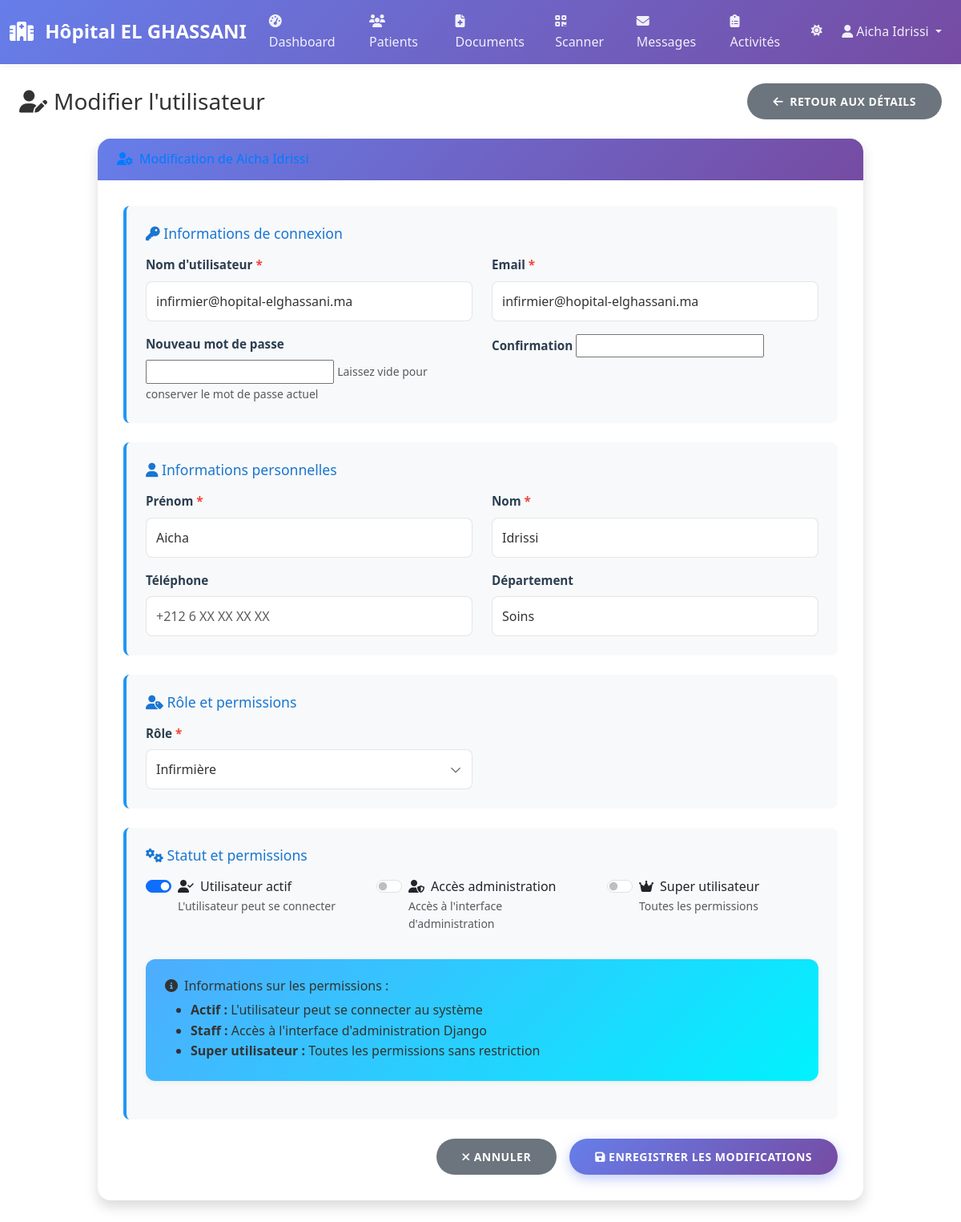
The app's page /api/auth/user/3/edit/ (signed in) with its own data.
### users/models.py (models this page shows, shortened)
class User(AbstractUser):
    ROLE_CHOICES = [
        ('admin', 'Administrateur'),
        ('doctor', 'Médecin'),
        ('nurse', 'Infirmière'),
        ('technician', 'Technicien'),
    ]
    role = models.CharField(
        max_length=20,
        choices=ROLE_CHOICES,
        default='nurse',
        verbose_name='Rôle'
    )
    department = models.CharField(
        max_length=100,
        blank=True,
        null=True,
        verbose_name='Département'
    )
    phone = models.CharField(
        max_length=20,
        blank=True,
        null=True,
        verbose_name='Téléphone'
    )
    is_active = models.BooleanField(
        default=True,
        verbose_name='Actif'
    )
    last_login_ip = models.GenericIPAddressField(
        blank=True,
        null=True,
        verbose_name='Dernière IP de connexion'
    )
    created_at = models.DateTimeField(
        auto_now_add=True,
        verbose_name='Date de création'
    )
    updated_at = models.DateTimeField(
        auto_now=True,
        verbose_name='Date de modification'
    )
    permissions = models.JSONField(
        default=list,
        blank=True,
        verbose_name='Permissions'
    )
    class Meta:
        verbose_name = 'Utilisateur'
        verbose_name_plural = 'Utilisateurs'
        ordering = ['-created_at']
    def get_full_name(self):
        return f"{self.first_name} {self.last_name}".strip()

### users/views.py (the view)
# urls.py: path('user/<int:pk>/edit/', views.user_edit_view, name='edit_user'),
@login_required
def user_edit_view(request, pk):
    try:
        user = User.objects.get(pk=pk)
        if request.method == 'POST':
            form = UserForm(request.POST, instance=user)
            if form.is_valid():
                user = form.save()
                messages.success(request, 'Utilisateur modifié avec succès!')
                return redirect('users')
        else:
            form = UserForm(instance=user)
        context = {
            'form': form,
            'user': user,
            'role_choices': User.ROLE_CHOICES,
        }
        return render(request, 'users/user_edit.html', context)
    except User.DoesNotExist:
        messages.error(request, 'Utilisateur non trouvé.')
        return redirect('users')

### templates/users/user_edit.html (shortened to what this page needs)
{% extends 'medical/base.html' %}
{% load static %}
{% block content %}
<div class="container-fluid">
    <div class="d-sm-flex align-items-center justify-content-between mb-4">
        <h1 class="h3 mb-0 text-gray-800">
            <i class="fas fa-user-edit me-2"></i>Modifier l'utilisateur
        </h1>
        <div>
            <a href="{% url 'view_user' user.id %}" class="btn btn-secondary">
                <i class="fas fa-arrow-left me-2"></i>Retour aux détails
            </a>
        </div>
    </div>
    <div class="row justify-content-center">
        <div class="col-xl-10">
            <div class="card shadow">
                <div class="card-header py-3">
                    <h6 class="m-0 font-weight-bold text-primary">
                        <i class="fas fa-user-cog me-2"></i>Modification de {{ user.get_full_name|default:user.username }}
                    </h6>
                </div>
                <div class="card-body">
                    <form method="post">
                        <div class="form-section">
                            <h3><i class="fas fa-key"></i> Informations de connexion</h3>
                            <div class="row">
                                <div class="col-md-6">
                                    <label for="id_username" class="form-label required-field">Nom d'utilisateur</label>
                                    {{ form.username }}
                                </div>
                                <div class="col-md-6">
                                    <label for="id_email" class="form-label required-field">Email</label>
                                    {{ form.email }}
                                </div>
                            </div>
                            <div class="row mt-3">
                                <div class="col-md-6">
                                    <label for="id_password1" class="form-label">Nouveau mot de passe</label>
                                    {{ form.password1 }}
                                    <small class="text-muted">Laissez vide pour conserver le mot de passe actuel</small>
                                </div>
                                <div class="col-md-6">
                                    <label for="id_password2" class="form-label">Confirmation</label>
                                    {{ form.password2 }}
                                </div>
                            </div>
                        </div>
                        <div class="form-section">
                            <h3><i class="fas fa-user"></i> Informations personnelles</h3>
                            <div class="row">
                                <div class="col-md-6">
                                    <label for="id_first_name" class="form-label required-field">Prénom</label>
                                    {{ form.first_name }}
                                </div>
                                <div class="col-md-6">
                                    <label for="id_last_name" class="form-label required-field">Nom</label>
                                    {{ form.last_name }}
                                </div>
                            </div>
                            <div class="row mt-3">
                                <div class="col-md-6">
                                    <label for="id_phone" class="form-label">Téléphone</label>
                                    {{ form.phone }}
                                </div>
                                <div class="col-md-6">
                                    <label for="id_department" class="form-label">Département</label>
                                    {{ form.department }}
                                </div>
                            </div>
                        </div>
                        <div class="form-section">
                            <h3><i class="fas fa-user-tag"></i> Rôle et permissions</h3>
                            <div class="row">
                                <div class="col-md-6">
                                    <label for="id_role" class="form-label required-field">Rôle</label>
                                    {{ form.role }}
                                </div>
                            </div>
                        </div>
                        <div class="form-section">
                            <h3><i class="fas fa-cogs"></i> Statut et permissions</h3>
                            <div class="row">
                                <div class="col-md-4">
                                    <div class="form-check form-switch mb-3">
                                        {{ form.is_active }}
                                        <label class="form-check-label" for="id_is_active">
                                            <i class="fas fa-user-check me-2"></i>Utilisateur actif
                                        </label>
                                        <small class="text-muted d-block">L'utilisateur peut se connecter</small>
                                    </div>
                                </div>
                                <div class="col-md-4">
                                    <div class="form-check form-switch mb-3">
                                        {{ form.is_staff }}
                                        <label class="form-check-label" for="id_is_staff">
                                            <i class="fas fa-user-shield me-2"></i>Accès administration
                                        </label>
                                        <small class="text-muted d-block">Accès à l'interface d'administration</small>
                                    </div>
                                </div>
                                <div class="col-md-4">
                                    <div class="form-check form-switch mb-3">
                                        {{ form.is_superuser }}
                                        <label class="form-check-label" for="id_is_superuser">
                                            <i class="fas fa-crown me-2"></i>Super utilisateur
                                        </label>
                                        <small class="text-muted d-block">Toutes les permissions</small>
                                    </div>
                                </div>
                            </div>
                            <div class="alert alert-info mt-3">
                                <h6><i class="fas fa-info-circle me-2"></i>Informations sur les permissions :</h6>
                                <ul class="mb-0">
                                    <li><strong>Actif :</strong> L'utilisateur peut se connecter au système</li>
                                    <li><strong>Staff :</strong> Accès à l'interface d'administration Django</li>
                                    <li><strong>Super utilisateur :</strong> Toutes les permissions sans restriction</li>
                                </ul>
                            </div>
                        </div>
                        <div class="d-flex justify-content-end mt-4">
                            <a href="{% url 'view_user' user.id %}" class="btn btn-secondary me-3">
                                <i class="fas fa-times"></i> Annuler
                            </a>
                            <button type="submit" class="btn btn-primary">
                                <i class="fas fa-save"></i> Enregistrer les modifications
                            </button>
                        </div>
                    </form>
                </div>
            </div>
        </div>
    </div>
</div>
{% endblock %}

### templates/medical/base.html (shortened to what this page needs)
{% load static %}
<!DOCTYPE html>
<html lang="fr" dir="ltr">
<head>
    <link href="https://cdn.jsdelivr.net/npm/bootstrap@5.3.0/dist/css/bootstrap.min.css" rel="stylesheet">
    <link href="https://cdnjs.cloudflare.com/ajax/libs/font-awesome/6.4.0/css/all.min.css" rel="stylesheet">
    <link href="{% static 'css/style.css' %}" rel="stylesheet">
    <link rel="stylesheet" href="{% static 'css/modern-design.css' %}">
</head>
<body>
    {% if user.is_authenticated %}
        <nav class="navbar navbar-expand-lg navbar-dark bg-primary">
            <div class="container-fluid">
                <a class="navbar-brand" href="{% url 'dashboard' %}">
                    <i class="fas fa-hospital me-2"></i>
                    Hôpital EL GHASSANI
                </a>
                <div class="collapse navbar-collapse" id="navbarNav">
                    <ul class="navbar-nav me-auto">
                        <li class="nav-item">
                            <a class="nav-link {% if request.resolver_match.url_name == 'dashboard' %}active{% endif %}" href="{% url 'dashboard' %}">
                                <i class="fas fa-tachometer-alt me-1"></i>Dashboard
                            </a>
                        </li>
                        {% if user.role == 'technician' %}
                        <li class="nav-item">
                            <a class="nav-link {% if request.resolver_match.url_name == 'messages' %}active{% endif %}" href="{% url 'messages' %}">
                                <i class="fas fa-envelope me-1"></i>Messages
                                <span class="badge bg-danger ms-1" id="unread-messages-badge" style="display: none;">0</span>
                            </a>
                        </li>
                        <li class="nav-item">
                            <a class="nav-link {% if request.resolver_match.url_name == 'system_logs' %}active{% endif %}" href="{% url 'system_logs' %}">
                                <i class="fas fa-clipboard-list me-1"></i>Logs Système
                            </a>
                        </li>
                        <li class="nav-item">
                            <a class="nav-link {% if request.resolver_match.url_name == 'system_monitor' %}active{% endif %}" href="{% url 'system_monitor' %}">
                                <i class="fas fa-heartbeat me-1"></i>Monitoring
                            </a>
                        </li>
                        <li class="nav-item">
                            <a class="nav-link {% if request.resolver_match.url_name == 'backup_restore' %}active{% endif %}" href="{% url 'backup_restore' %}">
                                <i class="fas fa-database me-1"></i>Sauvegarde
                            </a>
                        </li>
                        <li class="nav-item">
                            <a class="nav-link {% if request.resolver_match.url_name == 'maintenance' %}active{% endif %}" href="{% url 'maintenance' %}">
                                <i class="fas fa-tools me-1"></i>Maintenance
                            </a>
                        </li>
                        {% elif user.role == 'nurse' %}
                        <li class="nav-item">
                            <a class="nav-link {% if request.resolver_match.url_name == 'patients' %}active{% endif %}" href="{% url 'patients' %}">
                                <i class="fas fa-users me-1"></i>Patients
                            </a>
                        </li>
                        <li class="nav-item">
                            <a class="nav-link {% if request.resolver_match.url_name == 'documents' %}active{% endif %}" href="{% url 'documents' %}">
                                <i class="fas fa-file-medical me-1"></i>Documents
                            </a>
                        </li>
                        <li class="nav-item">
                            <a class="nav-link {% if request.resolver_match.url_name == 'scanner' %}active{% endif %}" href="{% url 'scanner' %}">
                                <i class="fas fa-qrcode me-1"></i>Scanner
                            </a>
                        </li>
                        <li class="nav-item">
                            <a class="nav-link {% if request.resolver_match.url_name == 'messages' %}active{% endif %}" href="{% url 'messages' %}">
                                <i class="fas fa-envelope me-1"></i>Messages
                            </a>
                        </li>
                        <li class="nav-item">
                            <a class="nav-link {% if request.resolver_match.url_name == 'activities' %}active{% endif %}" href="{% url 'activities' %}">
                                <i class="fas fa-clipboard-list me-1"></i>Activités
                            </a>
                        </li>
                        {% endif %}
                    </ul>
                    <ul class="navbar-nav">
                        <li class="nav-item">
                            <button class="btn btn-outline-secondary nav-link border-0" onclick="toggleTheme()" title="Changer le thème">
                                <i class="fas fa-sun" id="theme-icon"></i>
                            </button>
                        </li>
                        <li class="nav-item dropdown">
                            <a class="nav-link dropdown-toggle" href="#" id="navbarDropdown" role="button" data-bs-toggle="dropdown">
                                <i class="fas fa-user me-1"></i>{{ user.get_full_name }}
                            </a>
                        </li>
                    </ul>
                </div>
            </div>
        </nav>
    {% endif %}
    <main class="{% if user.is_authenticated %}container-fluid mt-4{% endif %}">
        {% block content %}{% endblock %}
    </main>
</body>
</html>

### records on screen
User: get_full_name "Aicha Idrissi", username "infirmier@hopital-elghassani.ma", email "infirmier@hopital-elghassani.ma", first_name "Aicha", last_name "Idrissi", department "Soins", role "Infirmière", is_active "☑"
